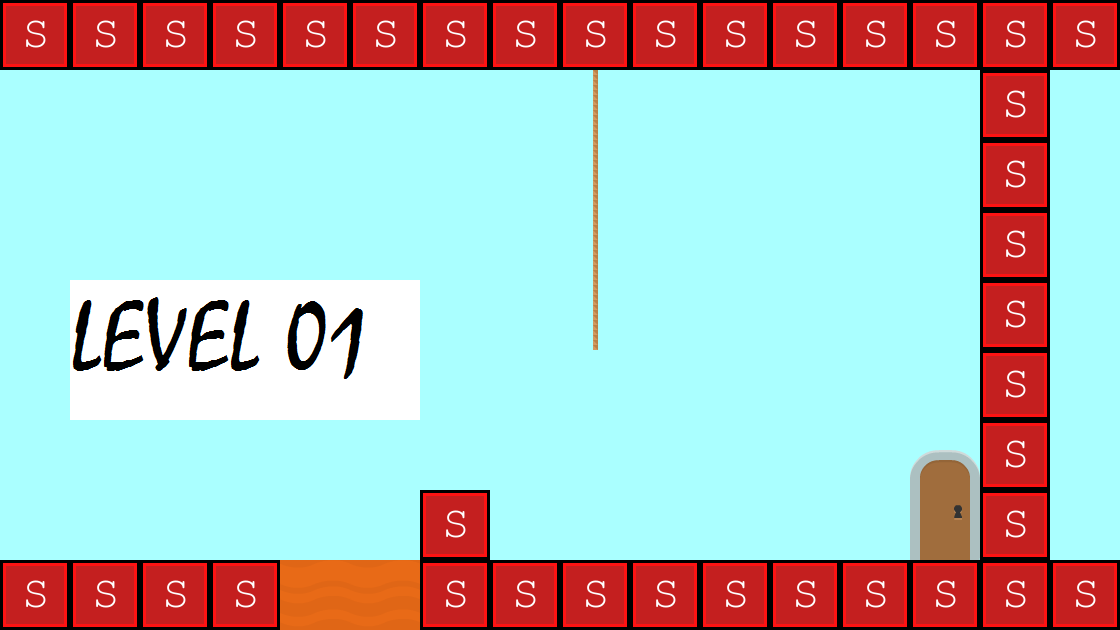

Below is a game level as drawn by its tile map, then a one-line description and the .tmx that defines it (tile-layer data replaced by summaries):
An orthogonal 16x9 tile map with 70x70 px tiles, 2 tile layers (bakcground, collision), 3 tilesets and 7 objects (3x CoinEntity, levelTrigger, SlimeEntity, BoxEntity).

<map version="1.0" orientation="orthogonal" width="16" height="9" tilewidth="70" tileheight="70" backgroundcolor="#aaffff">
 <tileset firstgid="1" name="background-tiles" tilewidth="70" tileheight="70">
  <image source="../img/background-tiles.png" width="910" height="910" />
 </tileset>
 <tileset firstgid="170" name="1" tilewidth="70" tileheight="70">
  <image source="../img/1.png" width="351" height="150" />
 </tileset>
 <tileset firstgid="180" name="meta-tiles" tilewidth="70" tileheight="70">
  <image source="../img/meta-tiles.png" width="350" height="70" />
  <tile id="0">
   <properties>
    <property name="ladders" value="1" />
   </properties>
  </tile>
  <tile id="4">
   <properties>
    <property name="type" value="solid" />
   </properties>
  </tile>
 </tileset>
 <layer name="bakcground" width="16" height="9">
  <data>[144 cells, 35 non-empty, 18 distinct tile ids]</data>
 </layer>
 <objectgroup name="trigger-entities" width="16" height="9">
  <object name="levelTrigger" x="910" y="420" width="70" height="140">
   <properties>
    <property name="level" value="level2" />
    <property name="xSpawn" value="0" />
    <property name="ySpawn" value="420" />
   </properties>
  </object>
 </objectgroup>
 <layer name="collision" width="16" height="9">
  <data>[144 cells, 38 non-empty, 1 distinct tile ids]</data>
 </layer>
 <objectgroup name="entity-slime" width="16" height="9">
  <object name="SlimeEntity" x="770" y="490" width="70" height="70" />
 </objectgroup>
 <objectgroup name="entity-coin" width="16" height="9">
  <object name="CoinEntity" x="420" y="350" width="70" height="70" />
  <object name="CoinEntity" x="280" y="350" width="70" height="70" />
  <object name="CoinEntity" x="350" y="280" width="70" height="70" />
 </objectgroup>
 <objectgroup name="entity-box" width="16" height="9">
  <object name="BoxEntity" x="560" y="350" width="70" height="70" />
  <object x="350" y="630" />
 </objectgroup>
</map>
